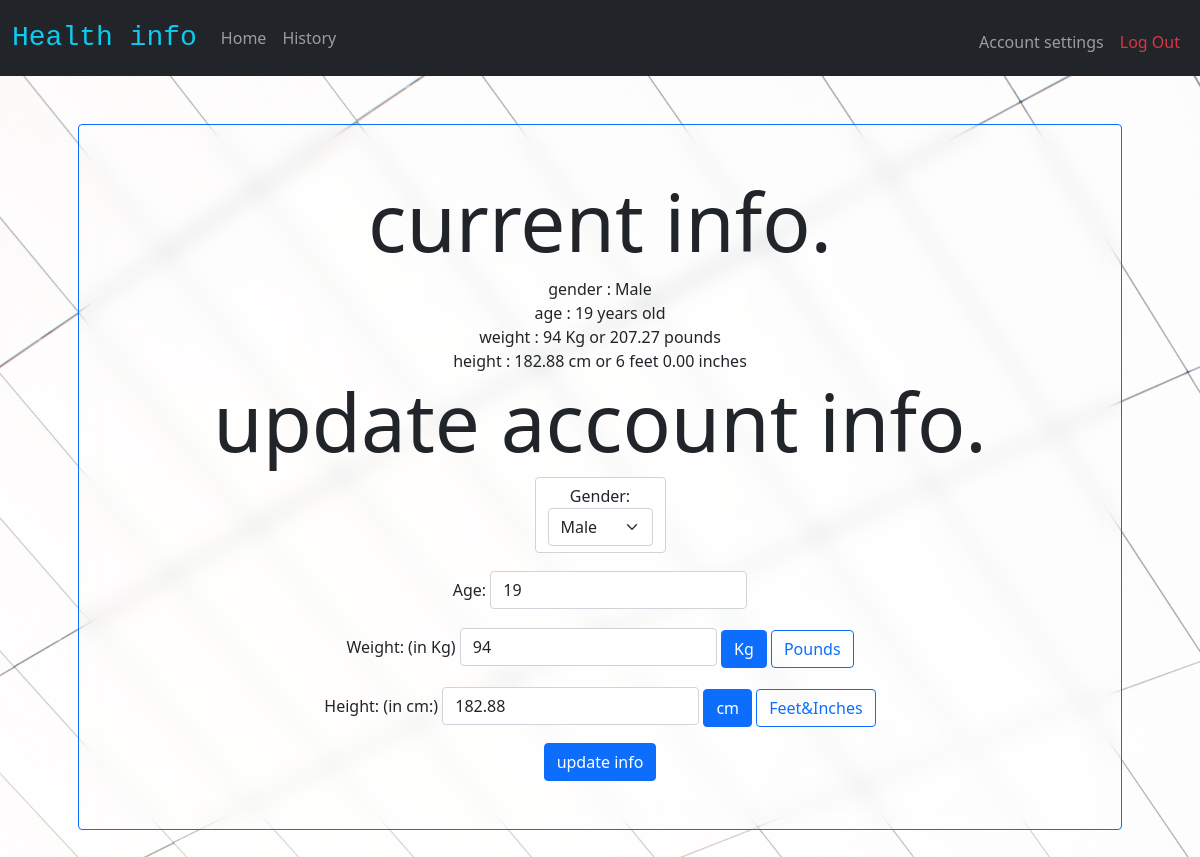
Screenshot of /accountsettings (signed in) with the database file from the repository.
### tables this page shows
CREATE TABLE information (user_id INT, age INT, weight INT, height INT, gender TEXT CHECK(gender IN ('Male', 'Female', '')), FOREIGN KEY(user_id) REFERENCES "users"(id));

### application.py (the view, shortened to what this page needs)
@app.route("/accountsettings", methods = ["GET", "POST"])
def accountSettings():
    if session.get("user_id") == None:
        return redirect("/login")
    fields = ["gender", "age", "weight", "height"]
    rows = db.execute("SELECT * FROM information WHERE user_id = ?;", session["user_id"])
    return render_template("accountSettings.html", user = rows[0], fields = fields)

### helpers.py (called while the page is built)
def cmToFeet(height):
    totalInches = float(height) / 2.54
    feet = int(totalInches / 12)
    inches = totalInches % 12
    return f"{feet} feet {inches:.2f} inches "

def KgToPounds(weight):
    return f"{weight * 2.205:.2f} pounds"

### templates/accountSettings.html (shortened to what this page needs)
{% extends "layout.html" %}
{% block body %}
<div class = " mydiv border border-primary p-5 rounded text-center">
<h4 class="display-1">current info.</h4>
{% for field in fields %}
{{ field }} :
    {% if user[field] %}
        {{user[field]}}
            {% if field == "age" %}
                years old
            {% elif field == "height" %}
                cm or {{ user[field] | cmToFeet }}
            {% elif field == "weight" %}
                Kg or {{ user[field] | KgToPounds }}
            {% endif %}
    {% else %}
        Not Added yet
    {% endif %}
<br>
{% endfor %}
<h4 class="display-1">update account info.</h4>
<form action="/accountsettings" method="post">
    <div class = "form-control">
    <label for ="gender"></label>Gender:</label>
    <select class="form-select" aria-label="Default select example"  name = "gender" id = "gender">
        <option value="Male">Male</option>
      </select>
    </div>
    <div class="form-group">
        <label for="age">Age:</label>
        <input autocomplete="off" autofocus class="form-control" name="age" placeholder="age" type="number" value = {{user["age"]}}>
    </div>
    <div class="form-group">
        <label for="weight">Weight: <span id = "msg1" >(in Kg)</span></label>
        <input class="form-control" name="weight" placeholder="weight" type="number" min = "0"  step="any" value = {{user["weight"]}}>
        <label class="btn btn-outline-primary" for="option1">Kg</label>
        <label class="btn btn-outline-primary" for="option2">Pounds</label>
    </div>
    <div class="form-group">
        <label for="height">Height:<span id = "msg2" > (in cm:)</span></label>
        <input class="form-control" name="height" placeholder="height" type="number" min = "0" step="any" value = {{user["height"]}}>
        <label class="btn btn-outline-primary" for="option3">cm</label>
        <label class="btn btn-outline-primary" for="option4">Feet&Inches</label> <br>
    </div>
    <button class="btn btn-primary mt-3" type="submit">update info</button>
</form>
</div>
{% endblock %}

### static/styles.css (style rules this page uses)
body { background-color: rgb(242, 242, 255); background-image: url("b2.jpg"); }
.form-group { margin-top: 0.5cm; }
main .form-control { display: inline-block; width: auto; }
.mydiv { backdrop-filter: blur(10px); }

### rows the page displays
information: gender "Male" "19" "94" "182.88", weight "207.27 pounds", height "6 feet 0.00 inches", age "19", weight "94", height "182.88"

### other values shown
{{ field }} "gender" "age" "weight" "height"
